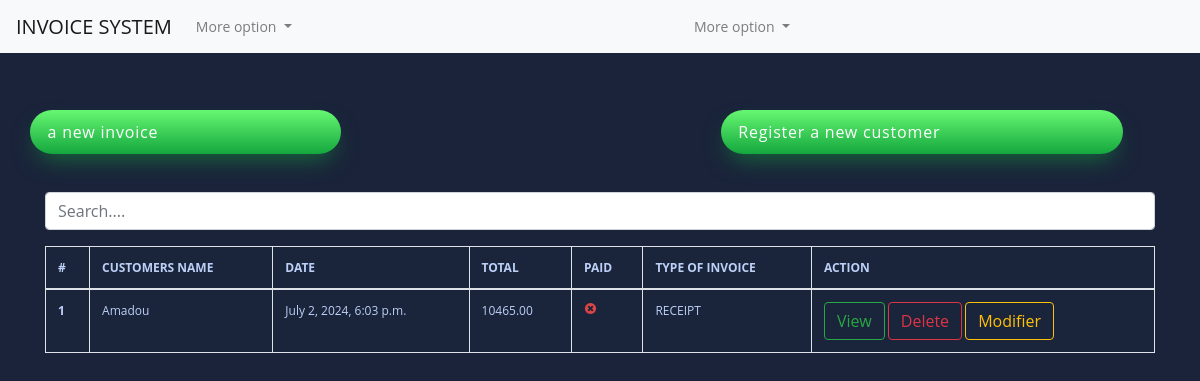
The app's page /, older data.
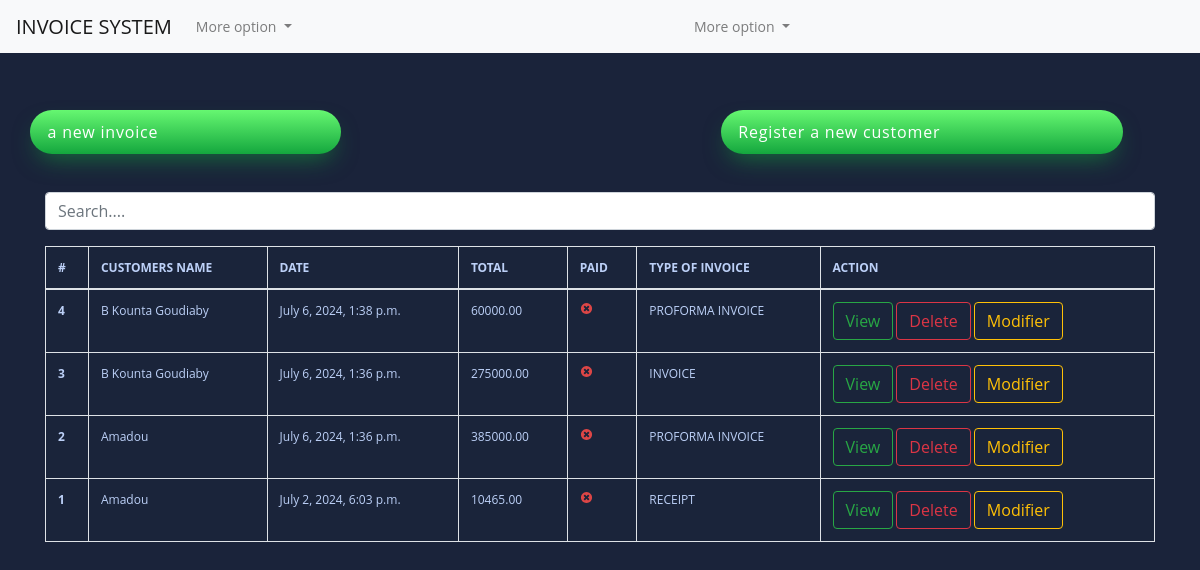
The same page, newer data.
### boutique/models.py (models this page shows, shortened)
class Invoice(models.Model):
    INVOICE_TYPE = (
        ('R', _('RECEIPT')),
        ('P', _('PROFORMA INVOICE')),
        ('I', _('INVOICE'))
    )
    customer = models.ForeignKey(Customer, on_delete=models.PROTECT)
    save_by = models.ForeignKey(User,  on_delete=models.PROTECT)
    invoice_date_time = models.DateTimeField(auto_now_add=True)
    total = models.DecimalField(max_digits=10000, decimal_places=2)
    last_updated_date = models.DateTimeField(null=True, blank=True)
    paid = models.BooleanField(default=False)
    invoice_type = models.CharField(max_length=1, choices=INVOICE_TYPE)
    comments = models.TextField(null=True, max_length=1000, blank=True)
    class Meta:
        verbose_name = "Invoice"
        verbose_name_plural = "Invoices"
    @property
    def get_total(self):
        articles = self.article_set.all()
        total = sum(article.get_total for article in articles)
        return total

class Customer(models.Model):
    SEX_TYPES = (
        ('M', _('Male')),
        ('F', _('Feminine')),
    )
    name = models.CharField(max_length=132)
    email = models.EmailField()
    phone = models.CharField(max_length=132)
    address = models.CharField(max_length=64)
    sex = models.CharField(max_length=1, choices=SEX_TYPES)
    age = models.CharField(max_length=12)
    city = models.CharField(max_length=32)
    zip_code = models.CharField(max_length=16)
    created_date = models.DateTimeField(auto_now_add=True)
    save_by = models.ForeignKey(User, on_delete=models.PROTECT)
    class Meta:
        verbose_name = "Customer"
        verbose_name_plural = "Customers"

class Article(models.Model):
    invoice = models.ForeignKey(Invoice, on_delete=models.CASCADE)
    name = models.CharField(max_length=32)
    quantity = models.IntegerField()
    unit_price = models.DecimalField(max_digits=1000, decimal_places=2)
    total = models.DecimalField(max_digits=1000, decimal_places=2)
    class Meta:
        verbose_name = 'Article'
        verbose_name_plural = 'Articles'
    @property
    def get_total(self):
        total = self.quantity * self.unit_price
        return total

### boutique/views.py (the view, shortened to what this page needs)
# urls.py: path('', views.HomeView.as_view(), name='home'),
class HomeView(View):
    templates_name = 'index.html'
    invoices = Invoice.objects.select_related(
        'customer', 'save_by').all().order_by('-invoice_date_time')
    context = {
        'invoices': invoices
    }
    def get(self, request, *args, **kwargs):
        paginator = Paginator(self.invoices, 8)  # 8 invoices per page
        page_number = request.GET.get('page')
        page_obj = paginator.get_page(page_number)
        self.context['invoices'] = page_obj
        return render(request, self.templates_name, self.context)

### templates/index.html (shortened to what this page needs)
{% extends "base.html" %} {% load static %} {% block content %} <br /><br />
<main id="main" class="main">
<div class="row">
  <a href="{% url 'add-invoice' %}">
    <button class="button-88" role="button">a new invoice</button>
  </a>
  <a href="#" class="col-md-4">
  </a>
  <a href="{% url 'add-customer' %}">
    <button class="button-88" role="button">Register a new customer</button>
  </a>
</div>
<br />
<br />
<div class="form-group">
  <input
    id="search"
    class="form-control"
    type="text"
    placeholder="Search...."
  />
</div>
<div>
  <table class="table table-striped-columns table-bordered">
    <thead>
      <tr>
        <th scope="col">#</th>
        <th scope="col">CUSTOMERS NAME</th>
        <th scope="col">DATE</th>
        <th scope="col">TOTAL</th>
        <th scope="col">PAID</th>
        <th scope="col">TYPE OF INVOICE</th>
        <th scope="col">ACTION</th>
      </tr>
    </thead>
    <tbody id="myTable">
      {% if invoices %} {% for facture in invoices %}
      <tr>
        <th scope="row">{{ facture.pk }}</th>
        <td>{{facture.customer.name}}</td>
        <td>{{facture.invoice_date_time}}</td>
        <td>{{ facture.get_total}}</td>
        <td>
          {% if facture.paid %}
          <img src="{% static 'images/icon-yes.svg' %}" alt="True" />
          {% else %}
          <img src="{% static 'images/icon-no.svg' %}" alt="False" />
          {% endif %}
        </td>
        <td>{{facture.get_invoice_type_display }}</td>
        <td>
          <a
            href="{% url 'view-invoice' pk=facture.pk %}"
            title="Detail"
            class="btn btn-outline-success"
            >View</a
          >
          <button id="btn-invoice-sup"
            type="button"
            data-toggle="modal"
            data-target="#supprimer"
            class="btn btn-outline-danger"
            title="Supprimer"
            data-id="{{ facture.pk }}"
            data-customer="{{facture.customer.name}}"
          >
            Delete
          </button>
          <button id="btn-invoice-mod" type="button" data-toggle="modal" title="Modifier" data-target="#modifier"
          data-id="{{facture.pk}}" data-customer="{{facture.customer.name}}"
          class="btn btn-outline-warning"> Modifier
       </button>
        </td>
      </tr>
      {% endfor %} {% else %}
      <p class="text-center text-white">No invoice found.</p>
      {% endif %}
    </tbody>
  </table>
</div>
<br /><br />
</main>
{% endblock content %}

### templates/base.html (shortened to what this page needs)
{% load static %}
<html>
  <head>
    <link
      rel="stylesheet"
      href="https://cdn.jsdelivr.net/npm/bootstrap@4.6.2/dist/css/bootstrap.min.css"
    />
    <link rel="stylesheet" href="{% static 'style.css' %}" />
  </head>
  <body>
    <header>
      <nav class="navbar navbar-expand-lg navbar-light bg-light">
        <a class="navbar-brand" href="{% url 'home'  %}">INVOICE SYSTEM</a>
        <div class="collapse navbar-collapse" id="navbarSupportedContent">
          <ul class="navbar-nav mr-auto">
            <li class="nav-item dropdown">
              <a
                class="nav-link dropdown-toggle"
                href="#"
                role="button"
                data-toggle="dropdown"
                aria-expanded="false"
              >
                More option
              </a>
            </li>
          </ul>
        </div>
        <div class="collapse navbar-collapse" id="navbarSupportedContent">
          <ul class="navbar-nav mr-auto">
            <li class="nav-item dropdown">
              <a
                class="nav-link dropdown-toggle"
                href="#"
                role="button"
                data-toggle="dropdown"
                aria-expanded="false"
              >
                More option
              </a>
            </li>
          </ul>
        </div>
      </nav>
    </header>
    <div class="wrapper">
      <br>
    </div>
    <div class="container">{% block content %} {% endblock content %}</div>
  </body>
</html>

### static/style.css (style rules this page uses)
body { margin: 0; padding: 0; font: 400 .875rem 'Open Sans', sans-serif; color: #bcd0f7; background: #1A233A; position: relative; height: 100%; }
.table { background: #1a243a; color: #bcd0f7; font-size: .75rem; }
.button-88 { display: flex; align-items: center; font-family: inherit; font-weight: 500; font-size: 16px; padding: 0.7em 11.4em 0.7em 1.1em; color: white; background: #ad5389; background: linear-gradient(0deg, rgba(20, 167, 62, 1) 0%, rgba(102, 247, 113, 1) 100%); border: none; box-shadow: 0 0.7em 1.5em -0.5em #14a73e98; letter-spacing: 0.05em; border-radius: 20em; cursor: pointer; user-select: none; -webkit-user-select: none; touch-action: manipulation; }
html, body { height: 100%; }

Row changes from the older to the newer data that the page shows:
added Invoice: pk "4", customer.name "B Kounta Goudiaby", invoice_date_time "July 6, 2024, 1:38 p.m.", get_total "60000.00", paid False (drawn), invoice_type "PROFORMA INVOICE"
added Invoice: pk "3", customer.name "B Kounta Goudiaby", invoice_date_time "July 6, 2024, 1:36 p.m.", get_total "275000.00", paid False (drawn), invoice_type "INVOICE"
added Invoice: pk "2", customer.name "Amadou", invoice_date_time "July 6, 2024, 1:36 p.m.", get_total "385000.00", paid False (drawn), invoice_type "PROFORMA INVOICE"
